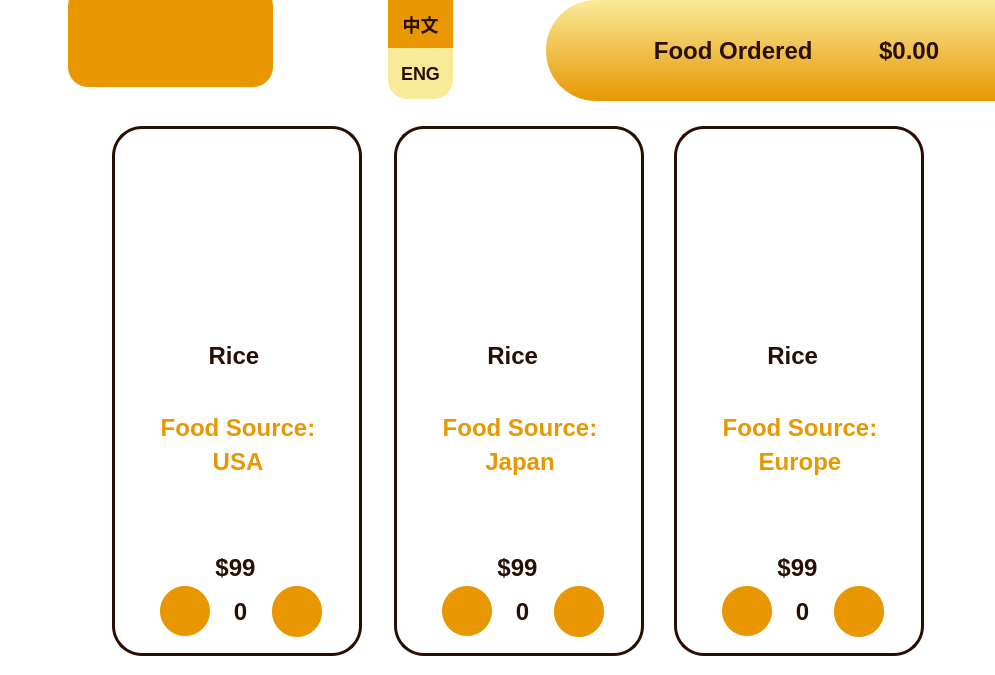
     <widget class="QFrame" name="frame_8">
      <property name="geometry">
       <rect>
        <x>206</x>
        <y>0</y>
        <width>995</width>
        <height>675</height>
       </rect>
      </property>
      <property name="font">
       <font>
        <family>Segoe UI</family>
        <pointsize>24</pointsize>
        <weight>50</weight>
        <italic>false</italic>
        <bold>false</bold>
        <stylestrategy>PreferDefault</stylestrategy>
        <kerning>true</kerning>
       </font>
      </property>
      <property name="styleSheet">
       <string notr="true">border:0px;
background-color: white;
border-radius:0;</string>
      </property>
      <property name="frameShape">
       <enum>QFrame::StyledPanel</enum>
      </property>
      <property name="frameShadow">
       <enum>QFrame::Plain</enum>
      </property>
      <widget class="QPushButton" name="Waiter_Order_Page_btn_previou_page">
       <property name="geometry">
        <rect>
         <x>42</x>
         <y>130</y>
         <width>53</width>
         <height>523</height>
        </rect>
       </property>
       <property name="styleSheet">
        <string notr="true">border:none;
background-color: rgb(255, 255, 255,0);</string>
       </property>
       <property name="text">
        <string/>
       </property>
       <property name="icon">
        <iconset resource="image.qrc">
         <normaloff>:/image/back.png</normaloff>:/image/back.png</iconset>
       </property>
       <property name="iconSize">
        <size>
         <width>24</width>
         <height>24</height>
        </size>
       </property>
      </widget>
      <widget class="QPushButton" name="Waiter_Order_Page_btn_food_ordered">
       <property name="geometry">
        <rect>
         <x>546</x>
         <y>0</y>
         <width>501</width>
         <height>101</height>
        </rect>
       </property>
       <property name="styleSheet">
        <string notr="true">
QPushButton
{

	background-color: qlineargradient(spread:pad, x1:0, y1:0, x2:0, y2:1, stop:0 rgba(249, 234, 154, 255), stop:1 rgba(232, 151, 0, 255));
	color: rgb(41, 14, 4);
border-radius:50px;
border:none;
font:24px;
font-weight:500;
}
QPushButton:hover
{
	background-color: rgb(249, 234, 154);
	color: rgb(41, 14, 4);
border-radius: 50px;
border:none;
font:24px;
font-weight:500;
}

</string>
       </property>
       <property name="text">
        <string>Food Ordered          $0.00</string>
       </property>
      </widget>
      <widget class="QPushButton" name="Waiter_Order_Page_btn_chi">
       <property name="geometry">
        <rect>
         <x>388</x>
         <y>0</y>
         <width>65</width>
         <height>49</height>
        </rect>
       </property>
       <property name="styleSheet">
        <string notr="true">background-color: rgb(232, 151, 0);
border:none; 
font-size: 18px; 
font-weight:500;
color: rgb(41, 14, 4);
</string>
       </property>
       <property name="text">
        <string>中文</string>
       </property>
      </widget>
      <widget class="QPushButton" name="Waiter_Order_Page_btn_next_page">
       <property name="geometry">
        <rect>
         <x>930</x>
         <y>130</y>
         <width>51</width>
         <height>523</height>
        </rect>
       </property>
       <property name="layoutDirection">
        <enum>Qt::RightToLeft</enum>
       </property>
       <property name="styleSheet">
        <string notr="true">border:none;
background-color: rgb(255, 255, 255,0);
color:rgb(240, 186, 88)</string>
       </property>
       <property name="text">
        <string/>
       </property>
       <property name="icon">
        <iconset resource="image.qrc">
         <normaloff>:/image/forward.png</normaloff>:/image/forward.png</iconset>
       </property>
       <property name="iconSize">
        <size>
         <width>24</width>
         <height>24</height>
        </size>
       </property>
      </widget>
      <widget class="QPushButton" name="Waiter_Order_Page_btn_eng">
       <property name="geometry">
        <rect>
         <x>388</x>
         <y>48</y>
         <width>65</width>
         <height>51</height>
        </rect>
       </property>
       <property name="styleSheet">
        <string notr="true">border-bottom-right-radius: 19px;
border-bottom-left-radius: 19px; 
background-color: rgb(249, 234, 154);
font-size: 18px;
font-weight:500;
color: rgb(41, 14, 4);
</string>
       </property>
       <property name="text">
        <string>ENG</string>
       </property>
      </widget>
      <widget class="QFrame" name="Waiter_Order_Page_dish_1">
       <property name="geometry">
        <rect>
         <x>112</x>
         <y>126</y>
         <width>250</width>
         <height>530</height>
        </rect>
       </property>
       <property name="styleSheet">
        <string notr="true">border: 3px solid rgb(41, 14, 4);

border-radius: 30px;
background-color: white;
</string>
       </property>
       <property name="frameShape">
        <enum>QFrame::StyledPanel</enum>
       </property>
       <property name="frameShadow">
        <enum>QFrame::Raised</enum>
       </property>
       <widget class="QPushButton" name="Waiter_Order_Page_btn_food_quantity_increase_dish_1">
        <property name="geometry">
         <rect>
          <x>160</x>
          <y>460</y>
          <width>50</width>
          <height>51</height>
         </rect>
        </property>
        <property name="focusPolicy">
         <enum>Qt::NoFocus</enum>
        </property>
        <property name="layoutDirection">
         <enum>Qt::LeftToRight</enum>
        </property>
        <property name="styleSheet">
         <string notr="true">
QPushButton
{


	background-color: rgb(232, 151, 0);
	color: rgb(41, 14, 4);
border-radius: 25px;
border:none;
font:40px;
font-weight:500;
}
QPushButton:hover
{
	background-color: rgb(240, 186, 88);
color: white;
border-radius: 25px;
border:none;
font:40px;
font-weight:500;
}

</string>
        </property>
        <property name="text">
         <string/>
        </property>
        <property name="icon">
         <iconset resource="image.qrc">
          <normaloff>:/image/increase.png</normaloff>:/image/increase.png</iconset>
        </property>
        <property name="iconSize">
         <size>
          <width>25</width>
          <height>25</height>
         </size>
        </property>
        <property name="checkable">
         <bool>false</bool>
        </property>
        <property name="checked">
         <bool>false</bool>
        </property>
        <property name="autoRepeat">
         <bool>false</bool>
        </property>
        <property name="autoExclusive">
         <bool>false</bool>
        </property>
        <property name="autoDefault">
         <bool>false</bool>
        </property>
        <property name="default">
         <bool>false</bool>
        </property>
        <property name="flat">
         <bool>false</bool>
        </property>
       </widget>
       <widget class="QPushButton" name="Waiter_Order_Page_btn_food_quantity_decrease_dish_1">
        <property name="geometry">
         <rect>
          <x>48</x>
          <y>460</y>
          <width>50</width>
          <height>50</height>
         </rect>
        </property>
        <property name="styleSheet">
         <string notr="true">
QPushButton
{

	background-color: rgb(236, 164, 66);
	background-color: rgb(97, 18, 14);
	background-color: rgb(232, 151, 0);
	color: rgb(41, 14, 4);
border-radius: 25px;
border:none;
font:40px;
font-weight:500;
}
QPushButton:hover
{
	background-color: rgb(240, 186, 88);
color: white;
border-radius: 25px;
border:none;
font:40px;
font-weight:500;
}

</string>
        </property>
        <property name="text">
         <string/>
        </property>
        <property name="icon">
         <iconset resource="image.qrc">
          <normaloff>:/image/decrease.png</normaloff>:/image/decrease.png</iconset>
        </property>
        <property name="iconSize">
         <size>
          <width>25</width>
          <height>25</height>
         </size>
        </property>
       </widget>
       <widget class="QLabel" name="Waiter_Order_Page_label_food_quantity_dish_1">
        <property name="geometry">
         <rect>
          <x>102</x>
          <y>460</y>
          <width>53</width>
          <height>51</height>
         </rect>
        </property>
        <property name="styleSheet">
         <string notr="true">border: none; 
color: rgb(101, 116, 123);
background-color: rgb(255, 255, 255,0);
font:24px;
color: rgb(97, 18, 14);
font-weight:500;
color: rgb(41, 14, 4);</string>
        </property>
        <property name="text">
         <string>0</string>
        </property>
        <property name="alignment">
         <set>Qt::AlignCenter</set>
        </property>
       </widget>
       <widget class="QLabel" name="Waiter_Order_Page_label_image_dish_1">
        <property name="geometry">
         <rect>
          <x>14</x>
          <y>14</y>
          <width>220</width>
          <height>140</height>
         </rect>
        </property>
        <property name="styleSheet">
         <string notr="true">border:0;</string>
        </property>
        <property name="text">
         <string/>
        </property>
        <property name="pixmap">
         <pixmap>:/image/rice.jpg</pixmap>
        </property>
        <property name="scaledContents">
         <bool>true</bool>
        </property>
       </widget>
       <widget class="QLabel" name="Waiter_Order_Page_label_food_name_dish_1">
        <property name="geometry">
         <rect>
          <x>12</x>
          <y>160</y>
          <width>220</width>
          <height>140</height>
         </rect>
        </property>
        <property name="styleSheet">
         <string notr="true">border: none; 
color: rgb(101, 116, 123);
background-color: rgb(255, 255, 255,0);
font:24px;
color: rgb(97, 18, 14);
font-weight:500;
color: rgb(41, 14, 4);</string>
        </property>
        <property name="text">
         <string>Rice</string>
        </property>
        <property name="alignment">
         <set>Qt::AlignCenter</set>
        </property>
        <property name="wordWrap">
         <bool>true</bool>
        </property>
       </widget>
       <widget class="QLabel" name="Waiter_Order_Page_label_food_price_dish_1">
        <property name="geometry">
         <rect>
          <x>86</x>
          <y>426</y>
          <width>75</width>
          <height>31</height>
         </rect>
        </property>
        <property name="styleSheet">
         <string notr="true">border: none; 
color: rgb(101, 116, 123);
background-color: rgb(255, 255, 255,0);
font:24px;
color: rgb(97, 18, 14);
font-weight:500;
color: rgb(41, 14, 4);</string>
        </property>
        <property name="text">
         <string>$99</string>
        </property>
        <property name="alignment">
         <set>Qt::AlignCenter</set>
        </property>
       </widget>
       <widget class="QLabel" name="Waiter_Order_Page_label_food_source_dish_1">
        <property name="geometry">
         <rect>
          <x>16</x>
          <y>288</y>
          <width>220</width>
          <height>39</height>
         </rect>
        </property>
        <property name="styleSheet">
         <string notr="true">border: none; 
background-color: rgb(255, 255, 255,0);
font:24px;
font-weight:500;
color: rgb(232, 151, 0);</string>
        </property>
        <property name="text">
         <string>Food Source:</string>
        </property>
        <property name="alignment">
         <set>Qt::AlignHCenter|Qt::AlignTop</set>
        </property>
        <property name="wordWrap">
         <bool>true</bool>
        </property>
       </widget>
       <widget class="QLabel" name="Waiter_Order_Page_label_food_source_2_dish_1">
        <property name="geometry">
         <rect>
          <x>16</x>
          <y>356</y>
          <width>220</width>
          <height>39</height>
         </rect>
        </property>
        <property name="styleSheet">
         <string notr="true">border: none; 
background-color: rgb(255, 255, 255,0);
font:24px;
font-weight:500;
color: rgb(232, 151, 0);</string>
        </property>
        <property name="text">
         <string/>
        </property>
        <property name="alignment">
         <set>Qt::AlignHCenter|Qt::AlignTop</set>
        </property>
        <property name="wordWrap">
         <bool>true</bool>
        </property>
       </widget>
       <widget class="QLabel" name="Waiter_Order_Page_label_food_source_3_dish_1">
        <property name="geometry">
         <rect>
          <x>16</x>
          <y>386</y>
          <width>220</width>
          <height>39</height>
         </rect>
        </property>
        <property name="styleSheet">
         <string notr="true">border: none; 
background-color: rgb(255, 255, 255,0);
font:24px;
font-weight:500;
color: rgb(232, 151, 0);</string>
        </property>
        <property name="text">
         <string/>
        </property>
        <property name="alignment">
         <set>Qt::AlignHCenter|Qt::AlignTop</set>
        </property>
        <property name="wordWrap">
         <bool>true</bool>
        </property>
       </widget>
       <widget class="QLabel" name="Waiter_Order_Page_label_food_source_1_dish_1">
        <property name="geometry">
         <rect>
          <x>16</x>
          <y>322</y>
          <width>220</width>
          <height>39</height>
         </rect>
        </property>
        <property name="styleSheet">
         <string notr="true">border: none; 
background-color: rgb(255, 255, 255,0);
font:24px;
font-weight:500;
color: rgb(232, 151, 0);</string>
        </property>
        <property name="text">
         <string>USA</string>
        </property>
        <property name="alignment">
         <set>Qt::AlignHCenter|Qt::AlignTop</set>
        </property>
        <property name="wordWrap">
         <bool>true</bool>
        </property>
       </widget>
      </widget>
      <widget class="QFrame" name="Waiter_Order_Page_dish_2">
       <property name="geometry">
        <rect>
         <x>394</x>
         <y>126</y>
         <width>250</width>
         <height>530</height>
        </rect>
       </property>
       <property name="styleSheet">
        <string notr="true">border: 3px solid rgb(41, 14, 4);

border-radius: 30px;
background-color: white;
</string>
       </property>
       <property name="frameShape">
        <enum>QFrame::StyledPanel</enum>
       </property>
       <property name="frameShadow">
        <enum>QFrame::Raised</enum>
       </property>
       <widget class="QPushButton" name="Waiter_Order_Page_btn_food_quantity_increase_dish_2">
        <property name="geometry">
         <rect>
          <x>160</x>
          <y>460</y>
          <width>50</width>
          <height>51</height>
         </rect>
        </property>
        <property name="focusPolicy">
         <enum>Qt::NoFocus</enum>
        </property>
        <property name="layoutDirection">
         <enum>Qt::LeftToRight</enum>
        </property>
        <property name="styleSheet">
         <string notr="true">
QPushButton
{

	background-color: rgb(236, 164, 66);
	background-color: rgb(97, 18, 14);
	background-color: rgb(232, 151, 0);
	color: rgb(41, 14, 4);
border-radius: 25px;
border:none;
font:40px;
font-weight:500;
}
QPushButton:hover
{
	background-color: rgb(240, 186, 88);
color: white;
border-radius: 25px;
border:none;
font:40px;
font-weight:500;
}

</string>
        </property>
        <property name="text">
         <string/>
        </property>
        <property name="icon">
         <iconset resource="image.qrc">
          <normaloff>:/image/increase.png</normaloff>:/image/increase.png</iconset>
        </property>
        <property name="iconSize">
         <size>
          <width>25</width>
          <height>25</height>
         </size>
        </property>
        <property name="checkable">
         <bool>false</bool>
        </property>
        <property name="checked">
         <bool>false</bool>
        </property>
        <property name="autoRepeat">
         <bool>false</bool>
        </property>
        <property name="autoExclusive">
         <bool>false</bool>
        </property>
        <property name="autoDefault">
         <bool>false</bool>
        </property>
        <property name="default">
         <bool>false</bool>
        </property>
        <property name="flat">
         <bool>false</bool>
        </property>
       </widget>
       <widget class="QPushButton" name="Waiter_Order_Page_btn_food_quantity_decrease_dish_2">
        <property name="geometry">
         <rect>
          <x>48</x>
          <y>460</y>
          <width>50</width>
          <height>50</height>
         </rect>
        </property>
        <property name="styleSheet">
         <string notr="true">
QPushButton
{

	background-color: rgb(236, 164, 66);
	background-color: rgb(97, 18, 14);
	background-color: rgb(232, 151, 0);
	color: rgb(41, 14, 4);
border-radius: 25px;
border:none;
font:40px;
font-weight:500;
}
QPushButton:hover
{
	background-color: rgb(240, 186, 88);
color: white;
border-radius: 25px;
border:none;
font:40px;
font-weight:500;
}

</string>
        </property>
        <property name="text">
         <string/>
        </property>
        <property name="icon">
         <iconset resource="image.qrc">
          <normaloff>:/image/decrease.png</normaloff>:/image/decrease.png</iconset>
        </property>
        <property name="iconSize">
         <size>
          <width>25</width>
          <height>25</height>
         </size>
        </property>
       </widget>
       <widget class="QLabel" name="Waiter_Order_Page_label_food_quantity_dish_2">
        <property name="geometry">
         <rect>
          <x>102</x>
          <y>460</y>
          <width>53</width>
          <height>51</height>
         </rect>
        </property>
        <property name="styleSheet">
         <string notr="true">border: none; 
color: rgb(101, 116, 123);
background-color: rgb(255, 255, 255,0);
font:24px;
color: rgb(97, 18, 14);
font-weight:500;
color: rgb(41, 14, 4);</string>
        </property>
        <property name="text">
         <string>0</string>
        </property>
        <property name="alignment">
         <set>Qt::AlignCenter</set>
        </property>
       </widget>
       <widget class="QLabel" name="Waiter_Order_Page_label_image_dish_2">
        <property name="geometry">
         <rect>
          <x>14</x>
          <y>14</y>
          <width>220</width>
          <height>140</height>
         </rect>
        </property>
        <property name="styleSheet">
         <string notr="true">border:0;</string>
        </property>
        <property name="text">
         <string/>
        </property>
        <property name="pixmap">
         <pixmap>:/image/rice.jpg</pixmap>
        </property>
        <property name="scaledContents">
         <bool>true</bool>
        </property>
       </widget>
       <widget class="QLabel" name="Waiter_Order_Page_label_food_name_dish_2">
        <property name="geometry">
         <rect>
          <x>12</x>
          <y>160</y>
          <width>220</width>
          <height>140</height>
         </rect>
        </property>
        <property name="styleSheet">
         <string notr="true">border: none; 
color: rgb(101, 116, 123);
background-color: rgb(255, 255, 255,0);
font:24px;
color: rgb(97, 18, 14);
font-weight:500;
color: rgb(41, 14, 4);</string>
        </property>
        <property name="text">
         <string>Rice </string>
        </property>
        <property name="alignment">
         <set>Qt::AlignCenter</set>
        </property>
        <property name="wordWrap">
         <bool>true</bool>
        </property>
       </widget>
       <widget class="QLabel" name="Waiter_Order_Page_label_food_price_dish_2">
        <property name="geometry">
         <rect>
          <x>86</x>
          <y>426</y>
          <width>75</width>
          <height>31</height>
         </rect>
        </property>
        <property name="styleSheet">
         <string notr="true">border: none; 
color: rgb(101, 116, 123);
background-color: rgb(255, 255, 255,0);
font:24px;
color: rgb(97, 18, 14);
font-weight:500;
color: rgb(41, 14, 4);</string>
        </property>
        <property name="text">
         <string>$99</string>
        </property>
        <property name="alignment">
         <set>Qt::AlignCenter</set>
        </property>
       </widget>
       <widget class="QLabel" name="Waiter_Order_Page_label_food_source_3_dish_2">
        <property name="geometry">
         <rect>
          <x>16</x>
          <y>386</y>
          <width>220</width>
          <height>39</height>
         </rect>
        </property>
        <property name="styleSheet">
         <string notr="true">border: none; 
background-color: rgb(255, 255, 255,0);
font:24px;
font-weight:500;
color: rgb(232, 151, 0);</string>
        </property>
        <property name="text">
         <string/>
        </property>
        <property name="alignment">
         <set>Qt::AlignHCenter|Qt::AlignTop</set>
        </property>
        <property name="wordWrap">
         <bool>true</bool>
        </property>
       </widget>
       <widget class="QLabel" name="Waiter_Order_Page_label_food_source_1_dish_2">
        <property name="geometry">
         <rect>
          <x>16</x>
          <y>322</y>
          <width>220</width>
          <height>39</height>
         </rect>
        </property>
        <property name="styleSheet">
         <string notr="true">border: none; 
background-color: rgb(255, 255, 255,0);
font:24px;
font-weight:500;
color: rgb(232, 151, 0);</string>
        </property>
        <property name="text">
         <string>Japan</string>
        </property>
        <property name="alignment">
         <set>Qt::AlignHCenter|Qt::AlignTop</set>
        </property>
        <property name="wordWrap">
         <bool>true</bool>
        </property>
       </widget>
       <widget class="QLabel" name="Waiter_Order_Page_label_food_source_dish_2">
        <property name="geometry">
         <rect>
          <x>16</x>
          <y>288</y>
          <width>220</width>
          <height>39</height>
         </rect>
        </property>
        <property name="styleSheet">
         <string notr="true">border: none; 
background-color: rgb(255, 255, 255,0);
font:24px;
font-weight:500;
color: rgb(232, 151, 0);</string>
        </property>
        <property name="text">
         <string>Food Source:</string>
        </property>
        <property name="alignment">
         <set>Qt::AlignHCenter|Qt::AlignTop</set>
        </property>
        <property name="wordWrap">
         <bool>true</bool>
        </property>
       </widget>
       <widget class="QLabel" name="Waiter_Order_Page_label_food_source_2_dish_2">
        <property name="geometry">
         <rect>
          <x>16</x>
          <y>356</y>
          <width>220</width>
          <height>39</height>
         </rect>
        </property>
        <property name="styleSheet">
         <string notr="true">border: none; 
background-color: rgb(255, 255, 255,0);
font:24px;
font-weight:500;
color: rgb(232, 151, 0);</string>
        </property>
        <property name="text">
         <string/>
        </property>
        <property name="alignment">
         <set>Qt::AlignHCenter|Qt::AlignTop</set>
        </property>
        <property name="wordWrap">
         <bool>true</bool>
        </property>
       </widget>
      </widget>
      <widget class="QFrame" name="Waiter_Order_Page_dish_3">
       <property name="geometry">
        <rect>
         <x>674</x>
         <y>126</y>
         <width>250</width>
         <height>530</height>
        </rect>
       </property>
       <property name="styleSheet">
        <string notr="true">border: 3px solid rgb(41, 14, 4);

border-radius: 30px;
background-color: white;
</string>
       </property>
       <property name="frameShape">
        <enum>QFrame::StyledPanel</enum>
       </property>
       <property name="frameShadow">
        <enum>QFrame::Raised</enum>
       </property>
       <widget class="QPushButton" name="Waiter_Order_Page_btn_food_quantity_increase_dish_3">
        <property name="geometry">
         <rect>
          <x>160</x>
          <y>460</y>
          <width>50</width>
          <height>51</height>
         </rect>
        </property>
        <property name="focusPolicy">
         <enum>Qt::NoFocus</enum>
        </property>
        <property name="layoutDirection">
         <enum>Qt::LeftToRight</enum>
        </property>
        <property name="styleSheet">
         <string notr="true">
QPushButton
{

	background-color: rgb(236, 164, 66);
	background-color: rgb(97, 18, 14);
	background-color: rgb(232, 151, 0);
	color: rgb(41, 14, 4);
border-radius: 25px;
border:none;
}
QPushButton:hover
{
	background-color: rgb(240, 186, 88);
color: white;
border-radius: 25px;
border:none;
}

</string>
        </property>
        <property name="text">
         <string/>
        </property>
        <property name="icon">
         <iconset resource="image.qrc">
          <normaloff>:/image/increase.png</normaloff>:/image/increase.png</iconset>
        </property>
        <property name="iconSize">
         <size>
          <width>25</width>
          <height>25</height>
         </size>
        </property>
        <property name="checkable">
         <bool>false</bool>
        </property>
        <property name="checked">
         <bool>false</bool>
        </property>
        <property name="autoRepeat">
         <bool>false</bool>
        </property>
        <property name="autoExclusive">
         <bool>false</bool>
        </property>
        <property name="autoDefault">
         <bool>false</bool>
        </property>
        <property name="default">
         <bool>false</bool>
        </property>
        <property name="flat">
         <bool>false</bool>
        </property>
       </widget>
       <widget class="QPushButton" name="Waiter_Order_Page_btn_food_quantity_decrease_dish_3">
        <property name="geometry">
         <rect>
          <x>48</x>
          <y>460</y>
          <width>50</width>
          <height>50</height>
         </rect>
        </property>
        <property name="styleSheet">
         <string notr="true">
QPushButton
{

	background-color: rgb(236, 164, 66);
	background-color: rgb(97, 18, 14);
	background-color: rgb(232, 151, 0);
	color: rgb(41, 14, 4);
border-radius: 25px;
border:none;
font:40px;
font-weight:500;
}
QPushButton:hover
{
	background-color: rgb(240, 186, 88);
color: white;
border-radius: 25px;
border:none;
font:40px;
font-weight:500;
}

</string>
        </property>
        <property name="text">
         <string/>
        </property>
        <property name="icon">
         <iconset resource="image.qrc">
          <normaloff>:/image/decrease.png</normaloff>:/image/decrease.png</iconset>
        </property>
        <property name="iconSize">
         <size>
          <width>25</width>
          <height>25</height>
         </size>
        </property>
       </widget>
       <widget class="QLabel" name="Waiter_Order_Page_label_food_quantity_dish_3">
        <property name="geometry">
         <rect>
          <x>102</x>
          <y>460</y>
          <width>53</width>
          <height>51</height>
         </rect>
        </property>
        <property name="styleSheet">
         <string notr="true">border: none; 
color: rgb(101, 116, 123);
background-color: rgb(255, 255, 255,0);
font:24px;
color: rgb(97, 18, 14);
font-weight:500;
color: rgb(41, 14, 4);</string>
        </property>
        <property name="text">
         <string>0</string>
        </property>
        <property name="alignment">
         <set>Qt::AlignCenter</set>
        </property>
       </widget>
       <widget class="QLabel" name="Waiter_Order_Page_label_image_dish_3">
        <property name="geometry">
         <rect>
          <x>14</x>
          <y>14</y>
          <width>220</width>
          <height>140</height>
         </rect>
        </property>
        <property name="styleSheet">
         <string notr="true">border:0;</string>
        </property>
        <property name="text">
         <string/>
        </property>
        <property name="pixmap">
         <pixmap>:/image/rice.jpg</pixmap>
        </property>
        <property name="scaledContents">
         <bool>true</bool>
        </property>
       </widget>
       <widget class="QLabel" name="Waiter_Order_Page_label_food_name_dish_3">
        <property name="geometry">
         <rect>
          <x>12</x>
          <y>160</y>
          <width>220</width>
          <height>140</height>
         </rect>
        </property>
        <property name="styleSheet">
         <string notr="true">border: none; 
color: rgb(101, 116, 123);
background-color: rgb(255, 255, 255,0);
font:24px;
color: rgb(97, 18, 14);
font-weight:500;
color: rgb(41, 14, 4);</string>
        </property>
        <property name="text">
         <string>Rice </string>
        </property>
        <property name="alignment">
         <set>Qt::AlignCenter</set>
        </property>
        <property name="wordWrap">
         <bool>true</bool>
        </property>
       </widget>
       <widget class="QLabel" name="Waiter_Order_Page_label_food_price_dish_3">
        <property name="geometry">
         <rect>
          <x>86</x>
          <y>426</y>
          <width>75</width>
          <height>31</height>
         </rect>
        </property>
        <property name="styleSheet">
         <string notr="true">border: none; 
color: rgb(101, 116, 123);
background-color: rgb(255, 255, 255,0);
font:24px;
color: rgb(97, 18, 14);
font-weight:500;
color: rgb(41, 14, 4);</string>
        </property>
        <property name="text">
         <string>$99</string>
        </property>
        <property name="alignment">
         <set>Qt::AlignCenter</set>
        </property>
       </widget>
       <widget class="QLabel" name="Waiter_Order_Page_label_food_source_3_dish_3">
        <property name="geometry">
         <rect>
          <x>16</x>
          <y>386</y>
          <width>220</width>
          <height>39</height>
         </rect>
        </property>
        <property name="styleSheet">
         <string notr="true">border: none; 
background-color: rgb(255, 255, 255,0);
font:24px;
font-weight:500;
color: rgb(232, 151, 0);</string>
        </property>
        <property name="text">
         <string/>
        </property>
        <property name="alignment">
         <set>Qt::AlignHCenter|Qt::AlignTop</set>
        </property>
        <property name="wordWrap">
         <bool>true</bool>
        </property>
       </widget>
       <widget class="QLabel" name="Waiter_Order_Page_label_food_source_1_dish_3">
        <property name="geometry">
         <rect>
          <x>16</x>
          <y>322</y>
          <width>220</width>
          <height>39</height>
         </rect>
        </property>
        <property name="styleSheet">
         <string notr="true">border: none; 
background-color: rgb(255, 255, 255,0);
font:24px;
font-weight:500;
color: rgb(232, 151, 0);</string>
        </property>
        <property name="text">
         <string>Europe</string>
        </property>
        <property name="alignment">
         <set>Qt::AlignHCenter|Qt::AlignTop</set>
        </property>
        <property name="wordWrap">
         <bool>true</bool>
        </property>
       </widget>
       <widget class="QLabel" name="Waiter_Order_Page_label_food_source_dish_3">
        <property name="geometry">
         <rect>
          <x>16</x>
          <y>288</y>
          <width>220</width>
          <height>39</height>
         </rect>
        </property>
        <property name="styleSheet">
         <string notr="true">border: none; 
background-color: rgb(255, 255, 255,0);
font:24px;
font-weight:500;
color: rgb(232, 151, 0);</string>
        </property>
        <property name="text">
         <string>Food Source:</string>
        </property>
        <property name="alignment">
         <set>Qt::AlignHCenter|Qt::AlignTop</set>
        </property>
        <property name="wordWrap">
         <bool>true</bool>
        </property>
       </widget>
       <widget class="QLabel" name="Waiter_Order_Page_label_food_source_2_dish_3">
        <property name="geometry">
         <rect>
          <x>16</x>
          <y>356</y>
          <width>220</width>
          <height>39</height>
         </rect>
        </property>
        <property name="styleSheet">
         <string notr="true">border: none; 
background-color: rgb(255, 255, 255,0);
font:24px;
font-weight:500;
color: rgb(232, 151, 0);</string>
        </property>
        <property name="text">
         <string/>
        </property>
        <property name="alignment">
         <set>Qt::AlignHCenter|Qt::AlignTop</set>
        </property>
        <property name="wordWrap">
         <bool>true</bool>
        </property>
       </widget>
      </widget>
      <widget class="QPushButton" name="Waiter_Order_Page_btn_back_2">
       <property name="geometry">
        <rect>
         <x>68</x>
         <y>-14</y>
         <width>205</width>
         <height>101</height>
        </rect>
       </property>
       <property name="styleSheet">
        <string notr="true">
QPushButton
{


	background-color: rgb(232, 151, 0);
	color: rgb(41, 14, 4);
border-radius: 20px;
border:none;
font:25px;

}
QPushButton:hover
{
	background-color: rgb(240, 186, 88);
color: white;
border-radius: 20px;
border:none;
font:25px;
}

</string>
       </property>
       <property name="text">
        <string/>
       </property>
       <property name="icon">
        <iconset resource="image.qrc">
         <normaloff>:/image/back.png</normaloff>:/image/back.png</iconset>
       </property>
       <property name="iconSize">
        <size>
         <width>42</width>
         <height>150</height>
        </size>
       </property>
      </widget>
     </widget>
